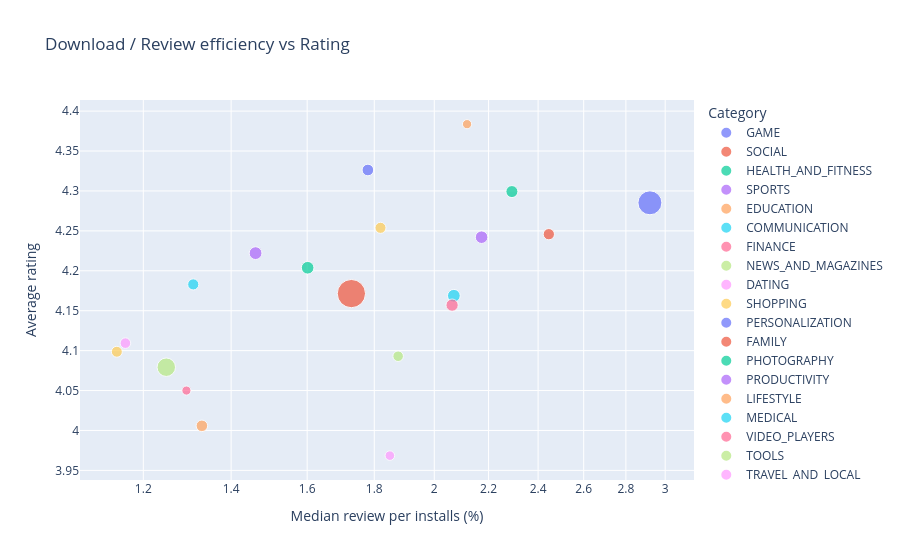

Source (notebook cell):
### Code cell
fig = px.scatter(
    df_cat_enga,
    x='median_perc_eng',
    y='mean_rating',
    size='app_count',
    color='Category',
    hover_name='Category',
    log_x=True,
    title='Download / Review efficiency vs Rating'
)

fig.update_xaxes(title='Median review per installs (%)')
fig.update_yaxes(title='Average rating')

fig.show()

### Figure 1 — Plotly figure (JSON) as saved in the notebook; plotly's stock layout.template omitted (floating-point values rounded to 4 significant figures)
{"data": [{"hovertemplate": "<b>%{hovertext}</b><br><br>Category=GAME<br>median_perc_eng=%{x}<br>mean_rating=%{y}<br>app_count=%{marker.size}<extra></extra>", "hovertext": ["GAME"], "legendgroup": "GAME", "marker": {"color": "#636efa", "size": [1030], "sizemode": "area", "sizeref": 3.59, "symbol": "circle"}, "mode": "markers", "name": "GAME", "orientation": "v", "showlegend": true, "type": "scatter", "x": [2.921], "xaxis": "x", "y": [4.285], "yaxis": "y"}, {"hovertemplate": "<b>%{hovertext}</b><br><br>Category=SOCIAL<br>median_perc_eng=%{x}<br>mean_rating=%{y}<br>app_count=%{marker.size}<extra></extra>", "hovertext": ["SOCIAL"], "legendgroup": "SOCIAL", "marker": {"color": "#EF553B", "size": [229], "sizemode": "area", "sizeref": 3.59, "symbol": "circle"}, "mode": "markers", "name": "SOCIAL", "orientation": "v", "showlegend": true, "type": "scatter", "x": [2.446], "xaxis": "x", "y": [4.246], "yaxis": "y"}, {"hovertemplate": "<b>%{hovertext}</b><br><br>Category=HEALTH_AND_FITNESS<br>median_perc_eng=%{x}<br>mean_rating=%{y}<br>app_count=%{marker.size}<extra></extra>", "hovertext": ["HEALTH_AND_FITNESS"], "legendgroup": "HEALTH_AND_FITNESS", "marker": {"color": "#00cc96", "size": [259], "sizemode": "area", "sizeref": 3.59, "symbol": "circle"}, "mode": "markers", "name": "HEALTH_AND_FITNESS", "orientation": "v", "showlegend": true, "type": "scatter", "x": [2.292], "xaxis": "x", "y": [4.299], "yaxis": "y"}, {"hovertemplate": "<b>%{hovertext}</b><br><br>Category=SPORTS<br>median_perc_eng=%{x}<br>mean_rating=%{y}<br>app_count=%{marker.size}<extra></extra>", "hovertext": ["SPORTS"], "legendgroup": "SPORTS", "marker": {"color": "#ab63fa", "size": [285], "sizemode": "area", "sizeref": 3.59, "symbol": "circle"}, "mode": "markers", "name": "SPORTS", "orientation": "v", "showlegend": true, "type": "scatter", "x": [2.173], "xaxis": "x", "y": [4.242], "yaxis": "y"}, {"hovertemplate": "<b>%{hovertext}</b><br><br>Category=EDUCATION<br>median_perc_eng=%{x}<br>mean_rating=%{y}<br>app_count=%{marker.size}<extra></extra>", "hovertext": ["EDUCATION"], "legendgroup": "EDUCATION", "marker": {"color": "#FFA15A", "size": [153], "sizemode": "area", "sizeref": 3.59, "symbol": "circle"}, "mode": "markers", "name": "EDUCATION", "orientation": "v", "showlegend": true, "type": "scatter", "x": [2.119], "xaxis": "x", "y": [4.384], "yaxis": "y"}, {"hovertemplate": "<b>%{hovertext}</b><br><br>Category=COMMUNICATION<br>median_perc_eng=%{x}<br>mean_rating=%{y}<br>app_count=%{marker.size}<extra></extra>", "hovertext": ["COMMUNICATION"], "legendgroup": "COMMUNICATION", "marker": {"color": "#19d3f3", "size": [291], "sizemode": "area", "sizeref": 3.59, "symbol": "circle"}, "mode": "markers", "name": "COMMUNICATION", "orientation": "v", "showlegend": true, "type": "scatter", "x": [2.07], "xaxis": "x", "y": [4.169], "yaxis": "y"}, {"hovertemplate": "<b>%{hovertext}</b><br><br>Category=FINANCE<br>median_perc_eng=%{x}<br>mean_rating=%{y}<br>app_count=%{marker.size}<extra></extra>", "hovertext": ["FINANCE"], "legendgroup": "FINANCE", "marker": {"color": "#FF6692", "size": [272], "sizemode": "area", "sizeref": 3.59, "symbol": "circle"}, "mode": "markers", "name": "FINANCE", "orientation": "v", "showlegend": true, "type": "scatter", "x": [2.064], "xaxis": "x", "y": [4.157], "yaxis": "y"}, {"hovertemplate": "<b>%{hovertext}</b><br><br>Category=NEWS_AND_MAGAZINES<br>median_perc_eng=%{x}<br>mean_rating=%{y}<br>app_count=%{marker.size}<extra></extra>", "hovertext": ["NEWS_AND_MAGAZINES"], "legendgroup": "NEWS_AND_MAGAZINES", "marker": {"color": "#B6E880", "size": [200], "sizemode": "area", "sizeref": 3.59, "symbol": "circle"}, "mode": "markers", "name": "NEWS_AND_MAGAZINES", "orientation": "v", "showlegend": true, "type": "scatter", "x": [1.877], "xaxis": "x", "y": [4.093], "yaxis": "y"}, {"hovertemplate": "<b>%{hovertext}</b><br><br>Category=DATING<br>median_perc_eng=%{x}<br>mean_rating=%{y}<br>app_count=%{marker.size}<extra></extra>", "hovertext": ["DATING"], "legendgroup": "DATING", "marker": {"color": "#FF97FF", "size": [165], "sizemode": "area", "sizeref": 3.59, "symbol": "circle"}, "mode": "markers", "name": "DATING", "orientation": "v", "showlegend": true, "type": "scatter", "x": [1.85], "xaxis": "x", "y": [3.968], "yaxis": "y"}, {"hovertemplate": "<b>%{hovertext}</b><br><br>Category=SHOPPING<br>median_perc_eng=%{x}<br>mean_rating=%{y}<br>app_count=%{marker.size}<extra></extra>", "hovertext": ["SHOPPING"], "legendgroup": "SHOPPING", "marker": {"color": "#FECB52", "size": [221], "sizemode": "area", "sizeref": 3.59, "symbol": "circle"}, "mode": "markers", "name": "SHOPPING", "orientation": "v", "showlegend": true, "type": "scatter", "x": [1.82], "xaxis": "x", "y": [4.254], "yaxis": "y"}, {"hovertemplate": "<b>%{hovertext}</b><br><br>Category=PERSONALIZATION<br>median_perc_eng=%{x}<br>mean_rating=%{y}<br>app_count=%{marker.size}<extra></extra>", "hovertext": ["PERSONALIZATION"], "legendgroup": "PERSONALIZATION", "marker": {"color": "#636efa", "size": [244], "sizemode": "area", "sizeref": 3.59, "symbol": "circle"}, "mode": "markers", "name": "PERSONALIZATION", "orientation": "v", "showlegend": true, "type": "scatter", "x": [1.78], "xaxis": "x", "y": [4.326], "yaxis": "y"}, {"hovertemplate": "<b>%{hovertext}</b><br><br>Category=FAMILY<br>median_perc_eng=%{x}<br>mean_rating=%{y}<br>app_count=%{marker.size}<extra></extra>", "hovertext": ["FAMILY"], "legendgroup": "FAMILY", "marker": {"color": "#EF553B", "size": [1436], "sizemode": "area", "sizeref": 3.59, "symbol": "circle"}, "mode": "markers", "name": "FAMILY", "orientation": "v", "showlegend": true, "type": "scatter", "x": [1.729], "xaxis": "x", "y": [4.171], "yaxis": "y"}, {"hovertemplate": "<b>%{hovertext}</b><br><br>Category=PHOTOGRAPHY<br>median_perc_eng=%{x}<br>mean_rating=%{y}<br>app_count=%{marker.size}<extra></extra>", "hovertext": ["PHOTOGRAPHY"], "legendgroup": "PHOTOGRAPHY", "marker": {"color": "#00cc96", "size": [288], "sizemode": "area", "sizeref": 3.59, "symbol": "circle"}, "mode": "markers", "name": "PHOTOGRAPHY", "orientation": "v", "showlegend": true, "type": "scatter", "x": [1.601], "xaxis": "x", "y": [4.204], "yaxis": "y"}, {"hovertemplate": "<b>%{hovertext}</b><br><br>Category=PRODUCTIVITY<br>median_perc_eng=%{x}<br>mean_rating=%{y}<br>app_count=%{marker.size}<extra></extra>", "hovertext": ["PRODUCTIVITY"], "legendgroup": "PRODUCTIVITY", "marker": {"color": "#ab63fa", "size": [294], "sizemode": "area", "sizeref": 3.59, "symbol": "circle"}, "mode": "markers", "name": "PRODUCTIVITY", "orientation": "v", "showlegend": true, "type": "scatter", "x": [1.461], "xaxis": "x", "y": [4.222], "yaxis": "y"}, {"hovertemplate": "<b>%{hovertext}</b><br><br>Category=LIFESTYLE<br>median_perc_eng=%{x}<br>mean_rating=%{y}<br>app_count=%{marker.size}<extra></extra>", "hovertext": ["LIFESTYLE"], "legendgroup": "LIFESTYLE", "marker": {"color": "#FFA15A", "size": [241], "sizemode": "area", "sizeref": 3.59, "symbol": "circle"}, "mode": "markers", "name": "LIFESTYLE", "orientation": "v", "showlegend": true, "type": "scatter", "x": [1.33], "xaxis": "x", "y": [4.006], "yaxis": "y"}, {"hovertemplate": "<b>%{hovertext}</b><br><br>Category=MEDICAL<br>median_perc_eng=%{x}<br>mean_rating=%{y}<br>app_count=%{marker.size}<extra></extra>", "hovertext": ["MEDICAL"], "legendgroup": "MEDICAL", "marker": {"color": "#19d3f3", "size": [223], "sizemode": "area", "sizeref": 3.59, "symbol": "circle"}, "mode": "markers", "name": "MEDICAL", "orientation": "v", "showlegend": true, "type": "scatter", "x": [1.31], "xaxis": "x", "y": [4.183], "yaxis": "y"}, {"hovertemplate": "<b>%{hovertext}</b><br><br>Category=VIDEO_PLAYERS<br>median_perc_eng=%{x}<br>mean_rating=%{y}<br>app_count=%{marker.size}<extra></extra>", "hovertext": ["VIDEO_PLAYERS"], "legendgroup": "VIDEO_PLAYERS", "marker": {"color": "#FF6692", "size": [150], "sizemode": "area", "sizeref": 3.59, "symbol": "circle"}, "mode": "markers", "name": "VIDEO_PLAYERS", "orientation": "v", "showlegend": true, "type": "scatter", "x": [1.294], "xaxis": "x", "y": [4.05], "yaxis": "y"}, {"hovertemplate": "<b>%{hovertext}</b><br><br>Category=TOOLS<br>median_perc_eng=%{x}<br>mean_rating=%{y}<br>app_count=%{marker.size}<extra></extra>", "hovertext": ["TOOLS"], "legendgroup": "TOOLS", "marker": {"color": "#B6E880", "size": [612], "sizemode": "area", "sizeref": 3.59, "symbol": "circle"}, "mode": "markers", "name": "TOOLS", "orientation": "v", "showlegend": true, "type": "scatter", "x": [1.249], "xaxis": "x", "y": [4.079], "yaxis": "y"}, {"hovertemplate": "<b>%{hovertext}</b><br><br>Category=TRAVEL_AND_LOCAL<br>median_perc_eng=%{x}<br>mean_rating=%{y}<br>app_count=%{marker.size}<extra></extra>", "hovertext": ["TRAVEL_AND_LOCAL"], "legendgroup": "TRAVEL_AND_LOCAL", "marker": {"color": "#FF97FF", "size": [202], "sizemode": "area", "sizeref": 3.59, "symbol": "circle"}, "mode": "markers", "name": "TRAVEL_AND_LOCAL", "orientation": "v", "showlegend": true, "type": "scatter", "x": [1.163], "xaxis": "x", "y": [4.109], "yaxis": "y"}, {"hovertemplate": "<b>%{hovertext}</b><br><br>Category=BUSINESS<br>median_perc_eng=%{x}<br>mean_rating=%{y}<br>app_count=%{marker.size}<extra></extra>", "hovertext": ["BUSINESS"], "legendgroup": "BUSINESS", "marker": {"color": "#FECB52", "size": [216], "sizemode": "area", "sizeref": 3.59, "symbol": "circle"}, "mode": "markers", "name": "BUSINESS", "orientation": "v", "showlegend": true, "type": "scatter", "x": [1.145], "xaxis": "x", "y": [4.099], "yaxis": "y"}], "layout": {"legend": {"itemsizing": "constant", "title": {"text": "Category"}, "tracegroupgap": 0}, "title": {"text": "Download / Review efficiency vs Rating"}, "xaxis": {"anchor": "y", "domain": [0, 1], "title": {"text": "Median review per installs (%)"}, "type": "log"}, "yaxis": {"anchor": "x", "domain": [0, 1], "title": {"text": "Average rating"}}}}
